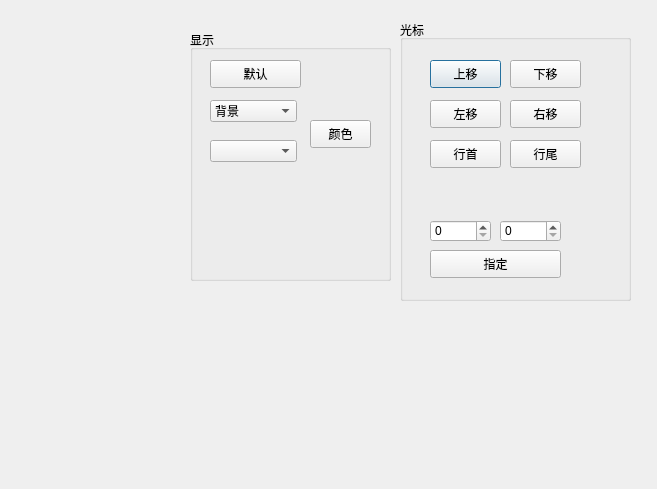
<?xml version="1.0" encoding="UTF-8"?>
<ui version="4.0">
 <class>Dialog</class>
 <widget class="QDialog" name="Dialog">
  <property name="geometry">
   <rect>
    <x>0</x>
    <y>0</y>
    <width>657</width>
    <height>489</height>
   </rect>
  </property>
  <property name="windowTitle">
   <string>Dialog</string>
  </property>
  <widget class="QGroupBox" name="groupBox">
   <property name="geometry">
    <rect>
     <x>400</x>
     <y>20</y>
     <width>231</width>
     <height>281</height>
    </rect>
   </property>
   <property name="title">
    <string>光标</string>
   </property>
   <widget class="QPushButton" name="up">
    <property name="geometry">
     <rect>
      <x>30</x>
      <y>40</y>
      <width>71</width>
      <height>28</height>
     </rect>
    </property>
    <property name="text">
     <string>上移</string>
    </property>
   </widget>
   <widget class="QPushButton" name="down">
    <property name="geometry">
     <rect>
      <x>110</x>
      <y>40</y>
      <width>71</width>
      <height>28</height>
     </rect>
    </property>
    <property name="text">
     <string>下移</string>
    </property>
   </widget>
   <widget class="QPushButton" name="left">
    <property name="geometry">
     <rect>
      <x>30</x>
      <y>80</y>
      <width>71</width>
      <height>28</height>
     </rect>
    </property>
    <property name="text">
     <string>左移</string>
    </property>
   </widget>
   <widget class="QPushButton" name="right">
    <property name="geometry">
     <rect>
      <x>110</x>
      <y>80</y>
      <width>71</width>
      <height>28</height>
     </rect>
    </property>
    <property name="text">
     <string>右移</string>
    </property>
   </widget>
   <widget class="QPushButton" name="start">
    <property name="geometry">
     <rect>
      <x>30</x>
      <y>120</y>
      <width>71</width>
      <height>28</height>
     </rect>
    </property>
    <property name="text">
     <string>行首</string>
    </property>
   </widget>
   <widget class="QPushButton" name="end">
    <property name="geometry">
     <rect>
      <x>110</x>
      <y>120</y>
      <width>71</width>
      <height>28</height>
     </rect>
    </property>
    <property name="text">
     <string>行尾</string>
    </property>
   </widget>
   <widget class="QSpinBox" name="row">
    <property name="geometry">
     <rect>
      <x>30</x>
      <y>200</y>
      <width>61</width>
      <height>22</height>
     </rect>
    </property>
   </widget>
   <widget class="QSpinBox" name="column">
    <property name="geometry">
     <rect>
      <x>100</x>
      <y>200</y>
      <width>61</width>
      <height>22</height>
     </rect>
    </property>
   </widget>
   <widget class="QPushButton" name="home">
    <property name="geometry">
     <rect>
      <x>30</x>
      <y>230</y>
      <width>131</width>
      <height>28</height>
     </rect>
    </property>
    <property name="text">
     <string>指定</string>
    </property>
   </widget>
  </widget>
  <widget class="QGroupBox" name="groupBox_2">
   <property name="geometry">
    <rect>
     <x>190</x>
     <y>30</y>
     <width>201</width>
     <height>251</height>
    </rect>
   </property>
   <property name="title">
    <string>显示</string>
   </property>
   <widget class="QPushButton" name="reset">
    <property name="geometry">
     <rect>
      <x>20</x>
      <y>30</y>
      <width>91</width>
      <height>28</height>
     </rect>
    </property>
    <property name="text">
     <string>默认</string>
    </property>
   </widget>
   <widget class="QComboBox" name="comboBox">
    <property name="geometry">
     <rect>
      <x>20</x>
      <y>70</y>
      <width>87</width>
      <height>22</height>
     </rect>
    </property>
    <item>
     <property name="text">
      <string>背景</string>
     </property>
    </item>
    <item>
     <property name="text">
      <string>前景</string>
     </property>
    </item>
   </widget>
   <widget class="QComboBox" name="comboBox_2">
    <property name="geometry">
     <rect>
      <x>20</x>
      <y>110</y>
      <width>87</width>
      <height>22</height>
     </rect>
    </property>
   </widget>
   <widget class="QPushButton" name="color">
    <property name="geometry">
     <rect>
      <x>120</x>
      <y>90</y>
      <width>61</width>
      <height>28</height>
     </rect>
    </property>
    <property name="text">
     <string>颜色</string>
    </property>
   </widget>
  </widget>
 </widget>
 <resources/>
 <connections/>
</ui>
